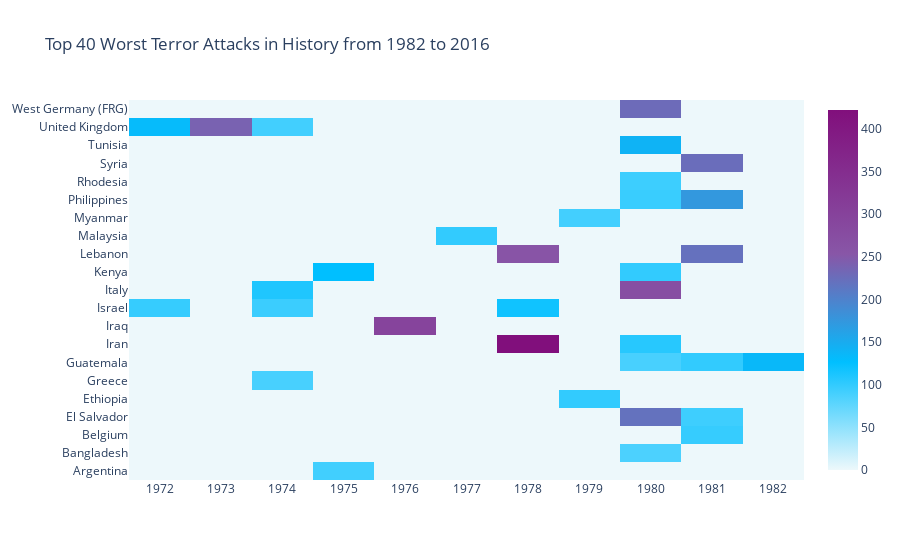

Source (notebook cell):
### Markdown cell above
### Top 40 Worst Terror Attacks in History from 1982 to 2016

### Code cell
import plotly.offline as py
py.init_notebook_mode(connected=True)
import plotly.graph_objs as go
colorscale = [[0, '#edf8fb'], [.3, '#00BFFF'],  [.6, '#8856a7'],  [1, '#810f7c']]
heatmap = go.Heatmap(z=heat.values, x=heat.columns, y=heat.index, colorscale=colorscale)
data = [heatmap]
layout = go.Layout(
    title='Top 40 Worst Terror Attacks in History from 1982 to 2016',
    xaxis = dict(ticks='', nticks=20),
    yaxis = dict(ticks='')
)
fig = go.Figure(data=data, layout=layout)
py.iplot(fig, filename='heatmap',show_link=False)

### Figure 1 — Plotly figure (JSON) as saved in the notebook; plotly's stock layout.template omitted (floating-point values rounded to 4 significant figures; data arrays with more than 128 entries replaced by an {"elided": "..."} marker saying what was removed)
{"data": [{"y": ["Argentina", "Bangladesh", "Belgium", "El Salvador", "Ethiopia", "Greece", "Guatemala", "Iran", "Iraq", "Israel", "Italy", "Kenya", "Lebanon", "Malaysia", "Myanmar", "Philippines", "Rhodesia", "Syria", "Tunisia", "United Kingdom", "West Germany (FRG)"], "x": [1972, 1973, 1974, 1975, 1976, 1977, 1978, 1979, 1980, 1981, 1982], "z": {"elided": "21x11 float values"}, "type": "heatmap", "colorscale": [[0, "#edf8fb"], [0.3, "#00BFFF"], [0.6, "#8856a7"], [1, "#810f7c"]]}], "layout": {"yaxis": {"ticks": ""}, "xaxis": {"nticks": 20, "ticks": ""}, "title": {"text": "Top 40 Worst Terror Attacks in History from 1982 to 2016"}}}
